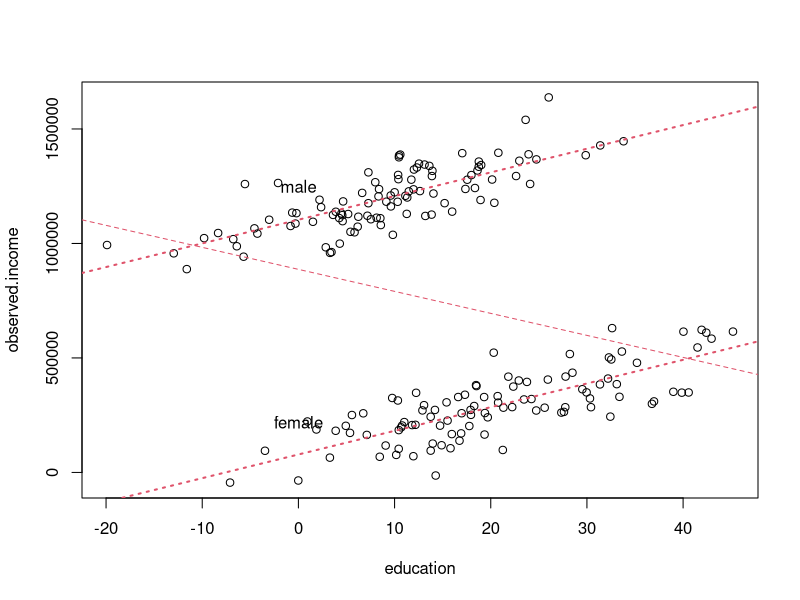
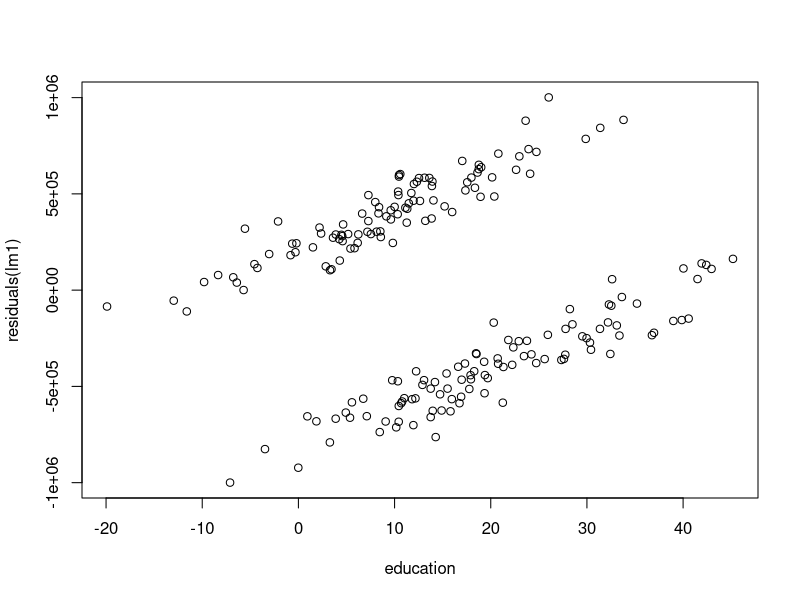
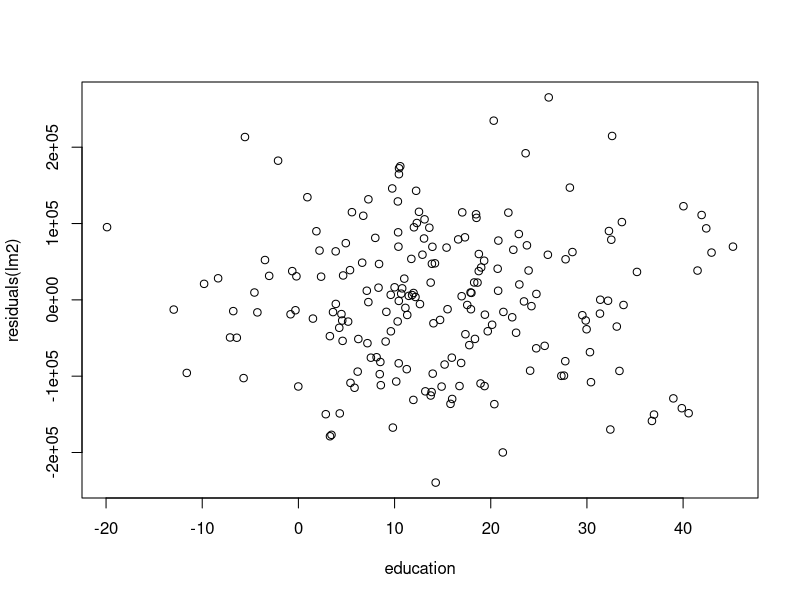

Reproduce these figures in R, in order.
education.women <- 10 + rnorm(n =100, mean = 10, sd =10)
women <- education.women * 10000 +rnorm(n=100, mean=100000, sd = 100000)

education.men <- rnorm(n =100, mean = 10, sd =10)
men <- 1000000 + education.men * 10000 +rnorm(n=100, mean=100000, sd = 100000)

education <- c(education.women, education.men)
observed.income <- c(women, men)
male <- c(rep(0, 100), rep(1,100))

#regression without dummy
lm1 <- lm(observed.income ~ education)
#regression with dummy
lm2 <- lm(observed.income ~ education + male)

pdf('Figs/dummy.pdf')
par(mfrow=c(1,1))
plot(education, observed.income)
abline(lm1, lty=2, col=2)
abline(coef(lm2)[1], coef(lm2)[2], lty=3, col=2, lwd=2)
abline(coef(lm2)[1] + coef(lm2)[3], coef(lm2)[2] , lty=3, col=2, lwd=2)
text(0, 1250000, 'male')
text(0, 220000, 'female')
dev.off()

pdf('Figs/dummyResid.pdf')
plot(education, residuals(lm1))
plot(education, residuals(lm2))
dev.off()
